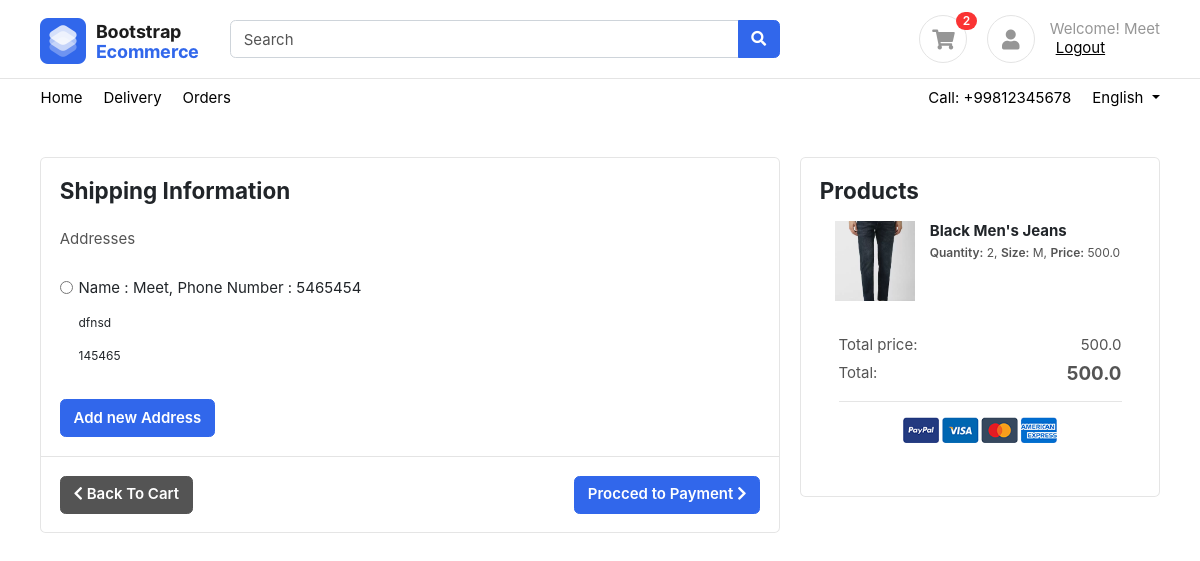
The app's page /cart/checkout/ (signed in) with its own data.
### accounts/models.py (models this page shows, shortened)
class User(AbstractUser):
    username = None
    first_name = models.CharField(_("first name"), max_length=150, blank=True, null=True)
    last_name = models.CharField(_("last name"), max_length=150, blank=True, null=True)
    email = models.EmailField(primary_key=True)
    phone_number = models.CharField(max_length=20, null=True, blank=True)
    user_bio = models.TextField(null=True, blank=True)
    user_image = models.ImageField(upload_to="profile", null=True, blank=True)
    email_token = models.CharField(max_length=100, null=True, blank=True)
    is_email_verified = models.BooleanField(default=False)
    reset_password_token = models.UUIDField(default=None , null=True, blank=True)
    USERNAME_FIELD = 'email'
    REQUIRED_FIELDS = []
    objects = UserManager()
    class Meta:
        verbose_name = 'profile'

class Address(BaseModel):
    user = models.ForeignKey(User, on_delete=models.CASCADE, related_name="addresses")
    name = models.CharField(max_length=200)
    phone_number = models.IntegerField()
    address = models.TextField()
    pincode = models.IntegerField()
    is_default = models.BooleanField(default=False)

### carts/models.py (models this page shows, shortened)
class Cart(BaseModel):
    user = models.OneToOneField(User, on_delete=models.CASCADE, related_name="cart")
    coupon = models.ForeignKey(Coupon, on_delete=models.SET_NULL, null=True, blank=True)
    def get_cart_counter(self):
        quantity = 0
        for cart_item in self.cart_items.all():
            quantity += cart_item.quantity
        return quantity
    def get_cart_total(self):
        cart_items = self.cart_items.all()
        price = []
        for cart_item in cart_items:
            price.append(cart_item.price)
        if self.coupon:
            return sum(price) - self.coupon.coupon_discount_price
        return sum(price)

class CartItems(BaseModel):
    cart = models.ForeignKey(Cart, on_delete=models.CASCADE, related_name="cart_items")
    product = models.ForeignKey(Product, on_delete=models.SET_NULL, null=True, blank=True)
    size_variant = models.ForeignKey(SizeVariant, on_delete=models.CASCADE)
    quantity = models.PositiveIntegerField(default=1)
    price = models.FloatField(default=0)
    class Meta:
        unique_together = ["cart","product","size_variant"]

### products/models.py (models this page shows, shortened)
class Product(BaseModel):
    product_name = models.CharField(max_length=100)
    slug = models.SlugField(unique=True, null=True, blank=True)
    product_category = models.ForeignKey("Category", on_delete=models.CASCADE, related_name="products")
    product_price = models.FloatField()
    discount = models.IntegerField(default=0)
    product_discount_price = models.FloatField(null=True, blank=True)
    size_variant = models.ManyToManyField(SizeVariant)
    product_description = models.TextField()
    is_new_product = models.BooleanField(default=False)
    product_total_review = models.IntegerField(null=True, blank=True)
    product_rating = models.IntegerField(default=0)
    product_total_order = models.IntegerField(null=True, blank=True)

class ProductImage(BaseModel):
    product = models.ForeignKey(Product , on_delete=models.CASCADE , related_name="product_images")
    product_image =  models.ImageField(upload_to="product")

class SizeVariant(BaseModel):
    size = models.CharField(max_length=100)
    size_price = models.IntegerField(default=0)

### carts/views.py (the view)
# urls.py: path('checkout/', checkout, name='checkout'),
@login_required(login_url="login")
def checkout(request):
    cart, created = Cart.objects.get_or_create(user=request.user)
    context = {'cart' : cart}
    return render(request, 'carts/checkout.html', context)

### templates/carts/checkout.html (shortened to what this page needs)
{% extends 'base/base.html' %}
{% block content %}
<section class="section-content padding-y">
    <div class="container">
        <div class="row">
            <div class="col-md-8">
                <div class="card">
                    <form action="{% url 'continue-to-payment' %}"method="post">
                    <div class="card-body">
                        <h4 class="card-title mb-4">Shipping Information</h4>
                            <label for="inputAddress">Addresses</label>
                            {% for address in cart.user.addresses.all %}
                            <div class="form-group card-body">
                                <input class="form-check-input" {% if address.is_default %} checked {% endif %} type="radio" name="selected_address" id="address{{ address.uid }}" value="{{ address.uid }}">
                                <p class="title text-dark">
                                    <span>
                                        Name : {{address.name}},
                                    </span><span>
                                        Phone Number : {{address.phone_number}}
                                    </span>
                                </p>
                                <p class="text-dark small">
                                    {{address.address}}
                                </p>
                                <p class="text-dark small">
                                    {{address.pincode}}
                                </p>
                            </div>
                            {% endfor %}
                            <a class="btn btn-primary" href="{% url 'address' %}">Add new Address</a>
                        </div>
                        <div class="card-body border-top">
                            <button type="submit" class="btn btn-primary float-md-right"> Procced to Payment <i
                                class="fa fa-chevron-right"></i> </button>
                                <a href="{% url 'cart' %}" class="btn btn-secondary"> <i class="fa fa-chevron-left"></i> Back To Cart </a>
                        </form>
                    </div>
                </div>
            </div>
            <div class="col-md-4">
                <div class="card">
                    <div class="card-body">
                    <h4 class="card-title mb-3">Products</h4>
                            {% for cart_item in cart.cart_items.all %}
                            <div class="media m-3">
                                <img src="/media/{{cart_item.product.product_images.first.product_image}}/" class="img-sm" alt="{{ cart_item.product.title }}">
                                <div class="media-body ml-3">
                                    <h6 class="title mb-1">{{ cart_item.product.product_name }}</h6>
                                    <dl class="dlist-inline small">
                                        <dt>Quantity:</dt>
                                        <dd>{{ cart_item.quantity }},</dd>
                                        <dt>Size:</dt>
                                        <dd>{{ cart_item.size_variant.size }},</dd>
                                        <dt>Price:</dt>
                                        <dd>{{ cart_item.price }}</dd>
                                    </dl>
                                </div>
                            </div>
                            {% endfor %}
                            <div class="card-body">
                                <dl class="dlist-align">
                                    <dt>Total price:</dt>
                                    <dd class="text-right"> {% if cart.coupon %} {{cart.get_cart_total |add:cart.coupon.coupon_discount_price}} {% else %} {{cart.get_cart_total}} {% endif %}</dd>
                                </dl>
                                <dl class="dlist-align">
                                    <dt>Total:</dt>
                                    <dd class="text-right  h5"><strong>{{cart.get_cart_total}}</strong></dd>
                                </dl>
                                <hr>
                                <p class="text-center mb-3">
                                    <img src="/static/images/misc/payments.png" height="26">
                                </p>
                            </div>
                </div>
                </div>
            </div>
        </div>
</section>
{% endblock content %}

### templates/base/base.html (shortened to what this page needs)
<!DOCTYPE HTML>
<html lang="en">
<head>
    <link rel="stylesheet" href="/static/css/slick.css">
    <link rel="stylesheet" href="/static/css/slick-theme.css">
    <link href="/static/css/bootstrap.css" rel="stylesheet" type="text/css" />
    <link href="/static/fonts/fontawesome/css/all.min.css" type="text/css" rel="stylesheet">
    <link href="/static/css/ui.css" rel="stylesheet" type="text/css" />
    <link href="/static/css/responsive.css" rel="stylesheet" />
</head>
<body>
    <header class="section-header">
        <section class="header-main border-bottom">
            <div class="container">
                <div class="row align-items-center">
                    <div class="col-lg-2 col-4">
                        <div class="brand-wrap">
                            <a class="logo" href="/"><img src="/static/images/logo.png" alt="logo"></a>
                        </div>
                    </div>
                    <div class="col-lg-6 col-sm-12">
                        <form action="{% url 'search'  %}" class="search">
                            <div class="input-group w-100">
                                <input id="productName" type="text" name="name" class="form-control" placeholder="Search">
                                <div class="input-group-append">
                                    <button class="btn btn-primary" type="submit">
                                        <i class="fa fa-search"></i>
                                    </button>
                                </div>
                            </div>
                        </form>
                    </div>
                    <div class="col-lg-4 col-sm-6 col-8">
                        <div class="widgets-wrap float-md-right">
                            <div class="widget-header  mr-3">
                                <a href="{% url 'cart' %}" class="icon icon-sm rounded-circle border"><i
                                        class="fa fa-shopping-cart"></i></a>
                                <span
                                    class="badge badge-pill badge-danger notify">{{request.user.cart.get_cart_counter}}</span>
                            </div>
                            <div class="widget-header icontext">
                                {% if request.user.is_authenticated %}
                                    {% if request.user.user_image %}
                                        <a href="{% url 'profile' request.user.email %}" class="icon icon-sm rounded-circle border">
                                            <img class="rounded-circle" src="{{ request.user.user_image.url }}" alt="User Image" style="width: 50px; height: 50px; border-radius: 50%; object-fit: cover;">
                                        </a>
                                    {% else %}
                                        <a href="{% url 'profile' request.user.email %}" class="icon icon-sm rounded-circle border">
                                            <i class="fa fa-user"></i>
                                        </a>
                                    {% endif %}
                                {% else %}
                                    <a class="icon icon-sm rounded-circle border">
                                        <i class="fa fa-user"></i>
                                    </a>
                                {% endif %}
                                <div class="text">
                                    <span class="text-muted">
                                        {% if request.user.is_authenticated %}
                                        Welcome! {{ request.user.first_name }}
                                        {% else %}
                                        Sign In
                                        {% endif %}
                                    </span>
                                    {% if request.user.is_authenticated %}
                                    <div>
                                        <form method="post" action="{% url 'logout' %}" style="display: inline;">
                                            <button type="submit" style="background: none; border: none; color: black; text-decoration: underline; cursor: pointer;">Logout</button>
                                        </form>
                                    </div>
                                    {% else %}
                                    <div>
                                        <a href="{% url 'login' %}">Log in</a> |
                                        <a href="{% url 'register' %}"> Register</a>
                                    </div>
                                    {% endif %}
                                </div>
                            </div>
                        </div>
                    </div>
                </div>
            </div>
        </section>
        <nav class="navbar navbar-expand p-0">
            <div class="container">
                <ul class="navbar-nav d-none d-md-flex mr-auto">
                    <li class="nav-item"><a class="nav-link" href="/">Home</a></li>
                    <li class="nav-item"><a class="nav-link" href="#">Delivery</a></li>
                    <li class="nav-item"><a class="nav-link" href="{% url 'orders-page'%}">Orders</a></li>
                </ul>
                <ul class="navbar-nav">
                    <li class="nav-item"><a href="#" class="nav-link"> Call: +99812345678 </a></li>
                    <li class="nav-item dropdown">
                        <a href="#" class="nav-link dropdown-toggle" data-toggle="dropdown"> English </a>
                    </li>
                </ul>
            </div>
        </nav>
    </header>
    {% block content %}
    {% endblock content %}
</body>
</html>

### static/css/ui.css (style rules this page uses)
html { font-family: 'Inter', sans-serif; font-size: 15px; }
.icon-xs, .icon-sm, .icon-md, .icon-lg { display: inline-block; text-align: center; flex-shrink: 0; flex-grow: 0; }
.icon-sm { width: 48px; height: 48px; line-height: 48px; font-size: 20px; }
.img-xs, .img-sm, .img-md, .img-lg { object-fit: cover; flex-shrink: 0; flex-grow: 0; }
.img-sm { width: 80px; height: 80px; }
.padding-y { padding-top: 40px; padding-bottom: 40px; }
article:after, .form-group:after { display: block; clear: both; content: ""; }
.card .title { color: #212529; }
.card .card-title { color: #212529; }
p:last-child { margin-bottom: 0; }
.header-main { position: relative; padding-top: 1rem; padding-bottom: 1rem; }
.brand-wrap .logo, .navbar-brand .logo { margin-right: 7px; max-height: 42px; display: inline-block; }
.widget-header { display: inline-block; vertical-align: middle; position: relative; }
.widget-header a { color: #545454; }
.widget-header i { color: #969696; }
.widget-header form { min-width: 280px; }
.widget-header .notify { position: absolute; top: -3px; right: -10px; }
[class*="dlist-"] { margin-bottom: 5px; }
[class*="dlist-"] dd { margin-bottom: 0; }
.dlist-inline dt, .dlist-inline dd { display: inline-block; }
.dlist-align { display: flex; }
.dlist-align dt { width: 120px; word-wrap: break-word; font-weight: normal; }
.dlist-align dd { flex-grow: 1; }
.icontext { display: inline-flex; align-items: center; vertical-align: middle; }
.icontext .text { width: 100%; line-height: 1.2; color: #212529; }
.icontext .icon { position: relative; margin-right: 15px; flex-shrink: 0; flex-grow: 0; }
.notify { position: absolute; top: -4px; right: -10px; display: inline-block; padding: .25em .6em; font-size: 12px; line-height: 1; text-align: center; border-radius: 3rem; color: #fff; background-color: #fa3434; }

### templates/base/base.html (style rules this page uses)
a { color: black; background-color: transparent; text-decoration: none; }

### records on screen
User: user.cart.get_cart_counter "2", user.first_name "Meet"
Address: name "Meet", phone_number "5465454", address "dfnsd", pincode "145465"
CartItems: product.product_images.first.product_image (picture), product.product_name "Black Men's Jeans", quantity "2", size_variant.size "M", price "500.0"
Cart: get_cart_total "500.0"
